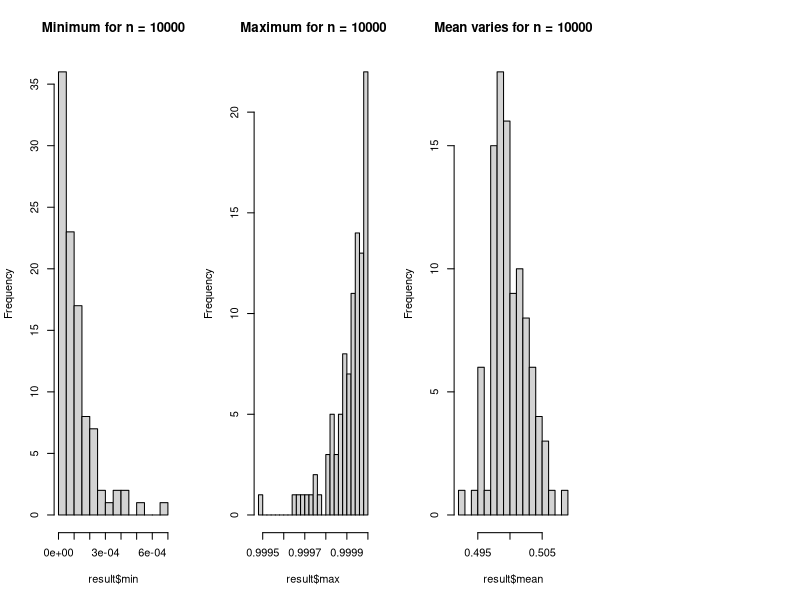

Generate this figure with R:
#Scenario 2,b)
#Function to exploring n for different values of n
explore_n_values <- function(values, iterations) {
  results <- list()
  
#Explore how minimum, maximum and, mean varies across iterations
  for (n in values) {
    min <- c()
    max <- c()
    mean <- c()
    
    for (i in 1:iterations) {
      data <- runif(n)
      min <- c(min, min(data))
      max <- c(max, max(data))
      mean <- c(mean, mean(data))
    }
    
    results[[as.character(n)]] <- list(
      n = n,
      min = min,
      max = max,
      mean = mean
    )
  }
  
  return(results)
}

#Different values of n
values <- c(10, 100, 1000, 10000)
iterations <- 100

#Explore iterations
results <- explore_n_values(values, iterations)

par(mfrow = c(1, length(values)))

for (n in values) { 
  result <- results[[as.character(n)]]
}
  hist(result$min, main = paste("Minimum for n =", n), breaks = 20)
  hist(result$max, main = paste("Maximum for n =", n), breaks = 20)
  hist(result$mean, main = paste("Mean varies for n =", n), breaks = 20)




